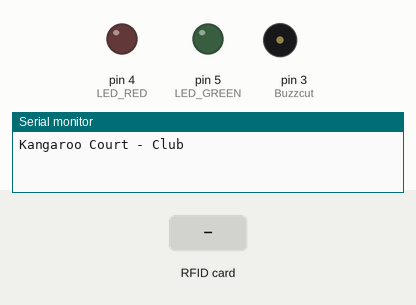
This sketch was run on a simulated Arduino Uno, built with avr-gcc and run on an emulated ATmega328P. Parts: output pins drawn as LEDs (lit = HIGH), buzzer (waves = sounding), the last lines printed to the serial monitor. The inputs (shaded band) are chosen by the test bench. Pins used as bus, display or sensor lines are not drawn.

Above: at 1.2 s.
1.3 s: RFID card E3 23 C7 24 held to the reader
At 1.7 s:
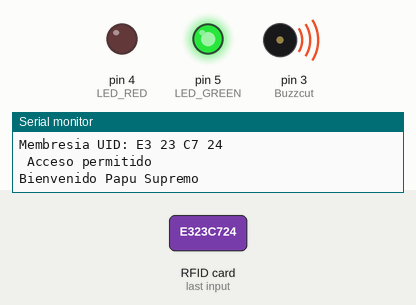
2.8 s: RFID card 5E 7A 19 C4 held to the reader
At 6.2 s:
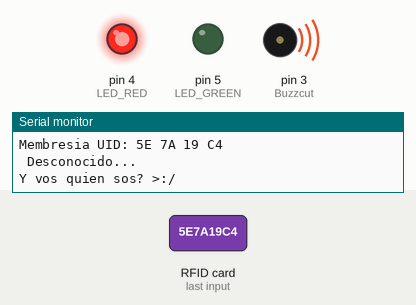
Timing chart, 0 to 10.8 s (numbered marks = the images above; inputs shaded):
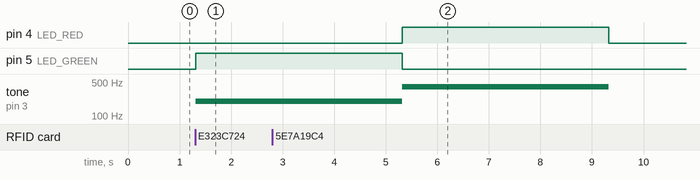

The sketch:

Practica_No._4.ino
```cpp
/*
   Fundacion Kinal
   Centro educativo tecnico laboral Kinal
   Quinto perito
   Quinto electronica
   Codigo Tecnico: EB5AM
   Curso: Taller de electronica digital y reparacion de computadoras I
   Proyecto: Interfaces de comunicación e identificación
   Dev: Kevin Owen Roger Pablo Lastor
   Fecha: 22 de Julio
*/

#include <SPI.h>
#include <MFRC522.h>

#define RST_PIN 9
#define SS_PIN 10
#define LED_RED 4
#define LED_GREEN 5
#define Buzzcut 3

MFRC522 mfrc522(SS_PIN, RST_PIN);
MFRC522::MIFARE_Key key;

byte ID_RFID[4];
byte Admin_server[4] = {0xE3, 0x23, 0xC7, 0x24};


void setup() {
  Serial.begin(9600);
  SPI.begin();
  mfrc522.PCD_Init();
  pinMode(LED_GREEN, OUTPUT);
  pinMode(LED_RED, OUTPUT);
  Serial.println("Kangaroo Court - Club");
}

void loop() {
  if ( ! mfrc522.PICC_IsNewCardPresent())
    return;

  if ( ! mfrc522.PICC_ReadCardSerial())
    return;

    Serial.print("Membresia UID:");
    for (byte i = 0; i < mfrc522.uid.size; i++) {
      if(mfrc522.uid.uidByte[i] < 0x10){
        Serial.print(" 0");
        }
        else{
          Serial.print(" ");
          }
          Serial.print(mfrc522.uid.uidByte[i], HEX);
          ID_RFID[i] = mfrc522.uid.uidByte[i];
    }
    Serial.println(" ");

    if(Access(ID_RFID,Admin_server)){
      Serial.println(" Acceso permitido ");
      Serial.println("Bienvenido Papu Supremo");
      digitalWrite(LED_GREEN,HIGH);
      tone(Buzzcut, 200);
      delay(4000);
    }

    else {
      Serial.println(" Desconocido... ");
      Serial.println("Y vos quien sos? >:/" );
      digitalWrite(LED_RED,HIGH);
      tone(Buzzcut, 400);
      delay(4000);
    }

    digitalWrite(LED_GREEN,LOW);
    digitalWrite(LED_RED,LOW);
    noTone(Buzzcut);
}

boolean Access(byte Tag_read[], byte Membership[]){
    for(byte i = 0; i < mfrc522.uid.size; i++){
      if(Tag_read[i] != Membership[i]){
        return(false);
        }
      }
      return(true);
}
```

Measured:
- after the input at 1.3 s, pin 5 (LED_GREEN): LOW → HIGH at once; tone on pin 3 (Buzzcut): silent → 200 Hz at once
- after the input at 2.8 s, pin 4 (LED_RED): LOW → HIGH after 2.5 s, → LOW 4.0 s later; tone on pin 3 (Buzzcut): 200 Hz → 400 Hz after 2.5 s, → silent 4.0 s later
